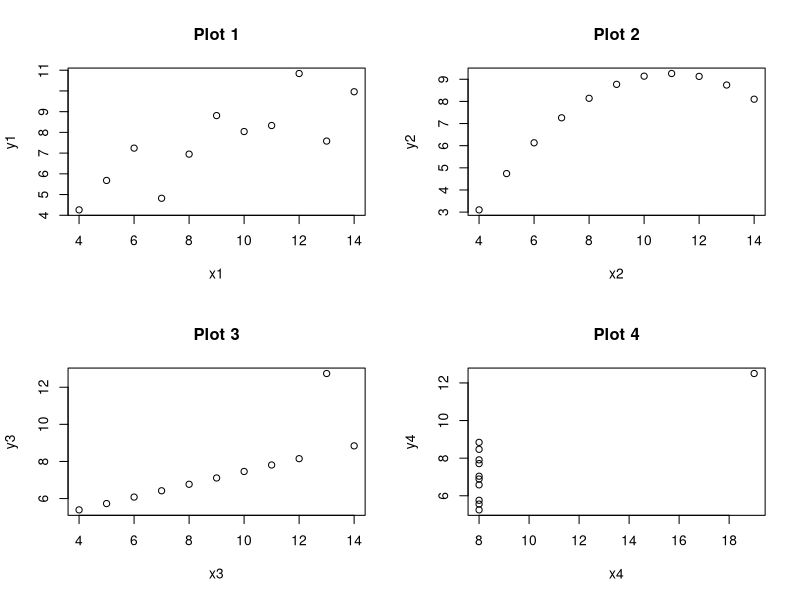

Generate this figure with R:
library(crayon)

cat(blue$bold("anscombe"), '\n')


data(anscombe)

attach(anscombe)

anscombe

'cor(x1, y1)'; cor(x1, y1)
'cor(x2, y2)'; cor(x2, y2)

par(mfrow = c(2,2))
plot(x1, y1, main = 'Plot 1')
plot(x2, y2, main = 'Plot 2')
plot(x3, y3, main = 'Plot 3')
plot(x4, y4, main = 'Plot 4')
